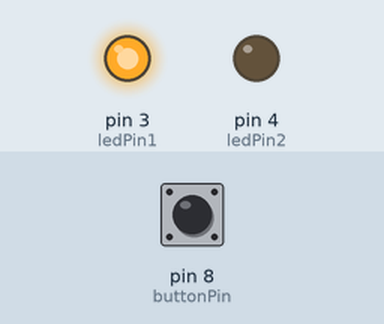
The sketch below on a simulated Arduino Uno, built with avr-gcc and run on an emulated ATmega328P. Shown: output pins drawn as LEDs (lit = HIGH). The test bench sets the inputs (shaded band); at power-on: pin 8 (buttonPin) HIGH.

Above: at 1.2 s.
1.3 s: pin 8 (buttonPin) pulled LOW for 0.15 s
At 2.8 s:
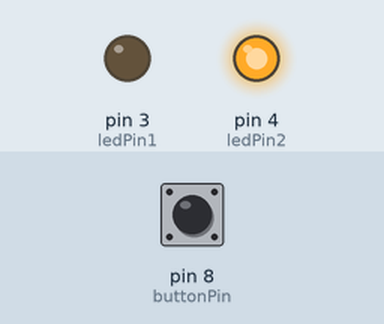
3.3 s: pin 8 (buttonPin) pulled LOW for 3.2 s
At 7.8 s:
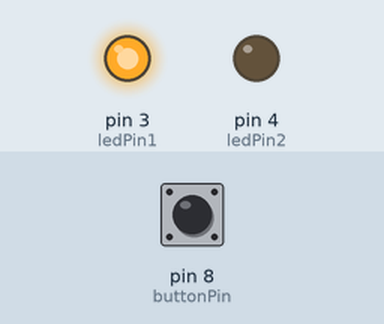
Timing chart, 0 to 9.3 s (numbered marks = the images above; inputs shaded):
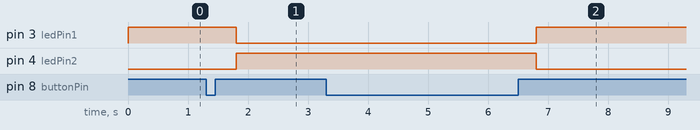

Measured:
- after the input at 1.3 s, pin 3 (ledPin1): HIGH → LOW after 0.50 s; pin 4 (ledPin2): LOW → HIGH after 0.50 s
- after the input at 3.3 s, pin 3 (ledPin1): LOW → HIGH after 3.5 s; pin 4 (ledPin2): HIGH → LOW after 3.5 s

The sketch:

pressure_plate_LEDs_changecolor.ino.ino
```cpp
//Here is an example of code that you could use with this switch.
const int buttonPin = 8;     // the number of the pushbutton pin
const int ledPin1 =  3;      // the number of the LED pin
const int ledPin2 =  4;      // the number of the LED pin


// variables will change:
int buttonState = 0;         // variable for reading the pushbutton status
int ledToShine = 1;

void setup() {
  Serial.begin(9600);
  pinMode(ledPin1, OUTPUT);
  pinMode(ledPin2, OUTPUT);
  pinMode(buttonPin, INPUT_PULLUP);
}

void loop(){
  // read the state of the pushbutton value:
  buttonState = digitalRead(buttonPin);

  // check if the pushbutton is pressed.
  if (buttonState == LOW) {
    delay(500);
    if(buttonState == LOW){
      //still low?
       if(ledToShine == 1){
       ledToShine++;
      }
      else{
       ledToShine--;
      }
    }

  }
  else {
     if(ledToShine == 1){
      digitalWrite(ledPin1, HIGH);
      digitalWrite(ledPin2, LOW);
      }
     if(ledToShine == 2){
      digitalWrite(ledPin1, LOW);
      digitalWrite(ledPin2, HIGH);
     }
  }
}
```
